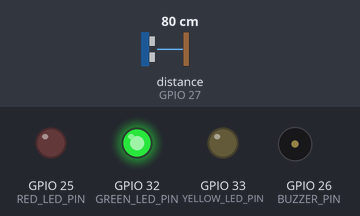
The sketch below on a simulated ESP32. On the bench: output pins drawn as LEDs (lit = HIGH), buzzer (waves = sounding, pin HIGH). Wiring (inferred from the names in the program): ultrasonic range finder: trigger GPIO 13; echo GPIO 27. The test bench sets the inputs (shaded band); at power-on: distance to the obstacle (sensor on GPIO 27) 80 cm. The echo pulse lasts 58.3 µs per cm; WiFi joins after 1.5 s; servers stay silent unless stated; pins used as bus, display or sensor lines are not drawn; what the sketch prints to the serial monitor is not drawn.

Above: at 2.7 s.
2.8 s: distance to the obstacle (sensor on GPIO 27) set to 28 cm
4.3 s: distance to the obstacle (sensor on GPIO 27) set to 23 cm
At 4.54 s:
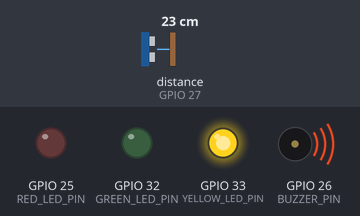
7.3 s: distance to the obstacle (sensor on GPIO 27) set to 12 cm
10.3 s: distance to the obstacle (sensor on GPIO 27) set to 9 cm
At 10.55 s:
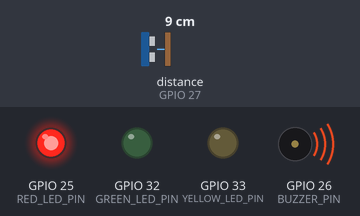
13.3 s: distance to the obstacle (sensor on GPIO 27) set to 18 cm
At 14.1 s:
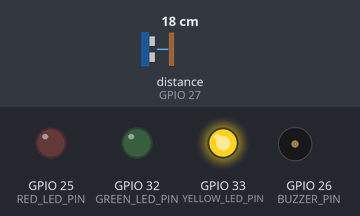
16.3 s: distance to the obstacle (sensor on GPIO 27) set to 2 cm
At 17.13 s:
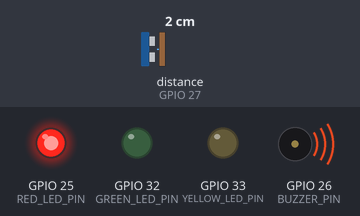
Timing chart, 0 to 20.3 s (numbered marks = the images above; inputs shaded):
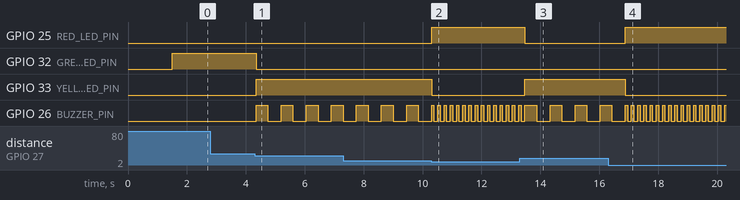

Measured:
- the behaviour switches between 26 and 25 cm on distance to the obstacle (sensor on GPIO 27) (found by bisection; images 0 and 1)
- the behaviour switches between 11 and 10 cm on distance to the obstacle (sensor on GPIO 27) (found by bisection; images 1 and 2)
- after the input at 2.8 s, every drawn part: stays the same
- after the input at 4.3 s, GPIO 32 (GREEN_LED_PIN): HIGH → LOW after 0.05 s; GPIO 33 (YELLOW_LED_PIN): LOW → HIGH after 0.05 s; GPIO 26 (BUZZER_PIN): alternates HIGH for 0.40 s and LOW for 0.45 s, starting after 0.05 s
- after the input at 10.3 s, GPIO 25 (RED_LED_PIN): LOW → HIGH at once; GPIO 33 (YELLOW_LED_PIN): HIGH → LOW at once; GPIO 26 (BUZZER_PIN): alternates HIGH for 0.08 s and LOW for 0.13 s, starting after 0.09 s
- after the input at 13.3 s, GPIO 25 (RED_LED_PIN): HIGH → LOW after 0.17 s; GPIO 33 (YELLOW_LED_PIN): LOW → HIGH after 0.17 s
- after the input at 16.3 s, GPIO 25 (RED_LED_PIN): LOW → HIGH after 0.58 s; GPIO 33 (YELLOW_LED_PIN): HIGH → LOW after 0.58 s

The sketch:

ParkingSensorProject.ino
```cpp
#include <WiFi.h>
#include <WebServer.h>

// ===== WIFI =====
const char* ssid = "YOUR_WIFI_NAME";
const char* password = "YOUR_WIFI_PASSWORD";

// ===== PINS =====
#define TRIG_PIN 13
#define ECHO_PIN 27
#define BUZZER_PIN 26

#define RED_LED_PIN 25
#define YELLOW_LED_PIN 33
#define GREEN_LED_PIN 32

// ===== THRESHOLDS =====
#define WARNING_DISTANCE 25
#define DANGER_DISTANCE 10

WebServer server(80);

// Global distance
long distance = 0;

// ===== HTML PAGE (LIVE DASHBOARD) =====
String getHTML() {
  String html = R"rawliteral(
<!DOCTYPE html>
<html>
<head>
  <title>Parking Sensor Meter</title>
  <meta name="viewport" content="width=device-width, initial-scale=1">

  <style>
    body {
      font-family: Arial;
      text-align: center;
      background: #111;
      color: white;
    }

    h1 {
      margin-top: 20px;
    }

    .distance {
      font-size: 90px;
      margin: 20px;
    }

    .status {
      font-size: 40px;
      margin: 10px;
    }

    .bar-container {
      width: 80%;
      height: 40px;
      background: #333;
      margin: auto;
      border-radius: 20px;
      overflow: hidden;
    }

    .bar {
      height: 100%;
      width: 0%;
      background: green;
      transition: width 0.2s, background 0.2s;
    }
  </style>
</head>

<body>
  <h1>Parking Sensor Meter</h1>

  <div class="distance" id="dist">--</div>
  <div class="status" id="status">--</div>

  <div class="bar-container">
    <div class="bar" id="bar"></div>
  </div>

<script>
async function updateData() {
  try {
    const res = await fetch('/data');
    const data = await res.json();

    let d = data.distance;

    document.getElementById("dist").innerHTML = d + " cm";

    let status = "";
    let color = "green";

    if (d <= 10) {
      status = "DANGER";
      color = "red";
    } else if (d <= 25) {
      status = "WARNING";
      color = "orange";
    } else {
      status = "SAFE";
      color = "green";
    }

    document.getElementById("status").innerHTML = status;
    document.getElementById("status").style.color = color;

    let percent = Math.max(0, Math.min(100, 100 - d));

    document.getElementById("bar").style.width = percent + "%";
    document.getElementById("bar").style.background = color;

  } catch (err) {
    console.log("Error:", err);
  }
}

setInterval(updateData, 200);
updateData();
</script>

</body>
</html>
)rawliteral";

  return html;
}

// ===== SETUP =====
void setup() {
  Serial.begin(115200);

  pinMode(TRIG_PIN, OUTPUT);
  pinMode(ECHO_PIN, INPUT);

  pinMode(BUZZER_PIN, OUTPUT);

  pinMode(RED_LED_PIN, OUTPUT);
  pinMode(YELLOW_LED_PIN, OUTPUT);
  pinMode(GREEN_LED_PIN, OUTPUT);

  // WiFi connect
  WiFi.begin(ssid, password);
  Serial.print("Connecting");

  while (WiFi.status() != WL_CONNECTED) {
    delay(500);
    Serial.print(".");
  }

  Serial.println("\nConnected!");
  Serial.println(WiFi.localIP());

  // MAIN PAGE
  server.on("/", []() {
    server.send(200, "text/html", getHTML());
  });

  // LIVE DATA API
  server.on("/data", []() {
    String json = "{";
    json += "\"distance\":" + String(distance);
    json += "}";
    server.send(200, "application/json", json);
  });

  server.begin();
}

// ===== LOOP =====
void loop() {

  // Ultrasonic sensor
  digitalWrite(TRIG_PIN, LOW);
  delayMicroseconds(2);
  digitalWrite(TRIG_PIN, HIGH);
  delayMicroseconds(10);
  digitalWrite(TRIG_PIN, LOW);

  long duration = pulseIn(ECHO_PIN, HIGH);
  distance = (duration * 0.0344) / 2;

  // ===== LED + BUZZER LOGIC =====
  if (distance <= DANGER_DISTANCE) {

    digitalWrite(RED_LED_PIN, HIGH);
    digitalWrite(YELLOW_LED_PIN, LOW);
    digitalWrite(GREEN_LED_PIN, LOW);

    digitalWrite(BUZZER_PIN, HIGH);
    delay(80);
    digitalWrite(BUZZER_PIN, LOW);
    delay(80);

  }
  else if (distance <= WARNING_DISTANCE) {

    digitalWrite(RED_LED_PIN, LOW);
    digitalWrite(YELLOW_LED_PIN, HIGH);
    digitalWrite(GREEN_LED_PIN, LOW);

    digitalWrite(BUZZER_PIN, HIGH);
    delay(400);
    digitalWrite(BUZZER_PIN, LOW);
    delay(400);

  }
  else {

    digitalWrite(RED_LED_PIN, LOW);
    digitalWrite(YELLOW_LED_PIN, LOW);
    digitalWrite(GREEN_LED_PIN, HIGH);

    digitalWrite(BUZZER_PIN, LOW);
  }

  server.handleClient();
  delay(50);
}
```
